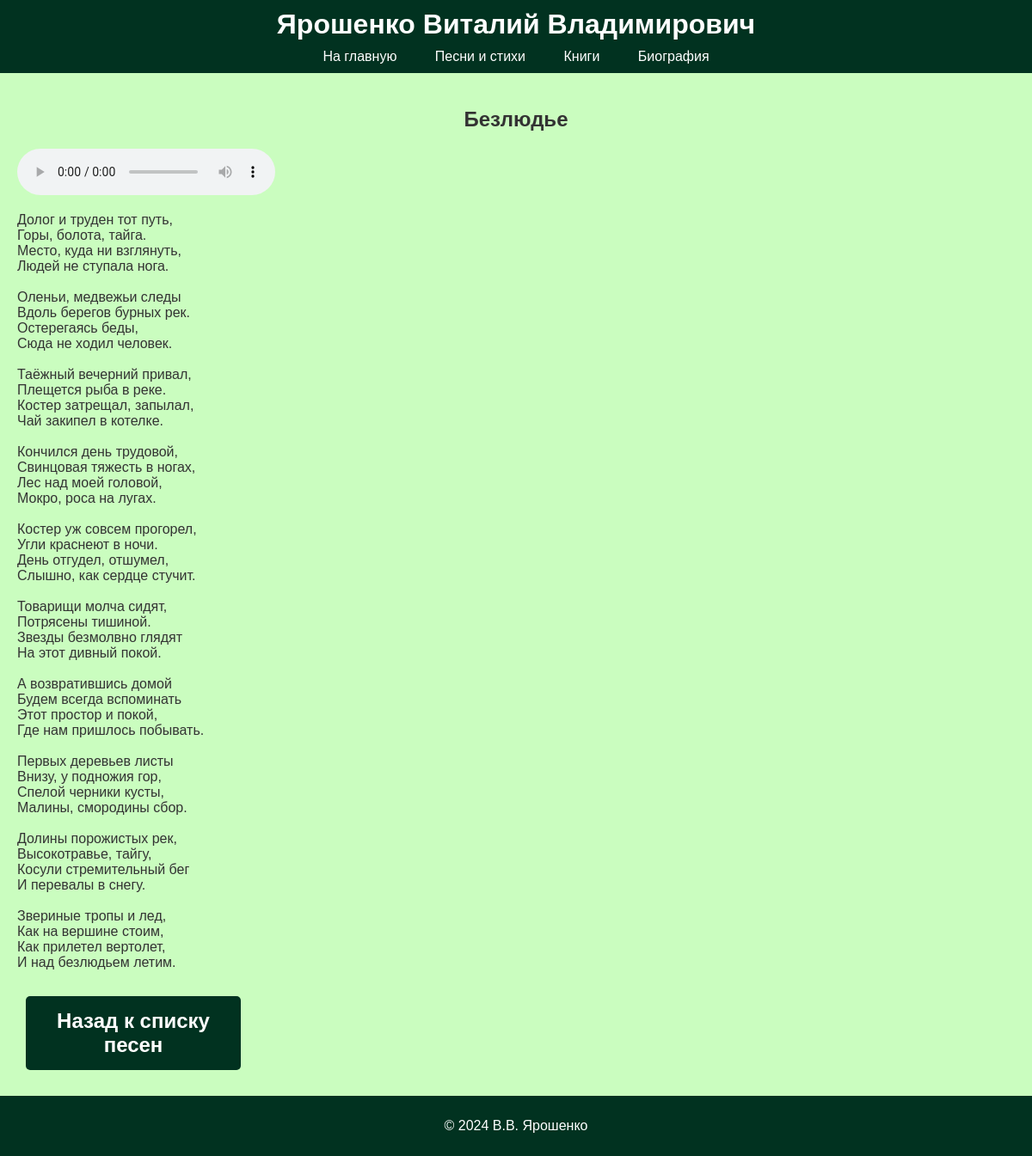
The page /songs/1/ on the database its author committed.
### songs/models.py (models this page shows, shortened)
class Song(models.Model):
    CATEGORY_CHOICES = [
        ('poem', 'Стихотворение'),
        ('song', 'Песня'),
        ('story', 'Рассказ'),
    ]
    title = models.CharField(max_length=200)
    category = models.CharField(max_length=10, choices=CATEGORY_CHOICES, default='poem')
    lyrics = models.TextField()
    audio_file = models.FileField(upload_to='songs/', blank=True, null=True)  # Сделали поле опциональным
    created_at = models.DateTimeField(auto_now_add=True)
    class Meta:
        ordering = ['title']  # Сортировка по алфавиту

### songs/views.py (the view)
# urls.py: path('<int:pk>/', views.song_detail, name='song_detail'),  # Детальная страница произведения
def song_detail(request, pk):
    song = get_object_or_404(Song, pk=pk)
    context = {
        'song': song,
        'category': song.category,  # Передаем категорию произведения
    }
    return render(request, 'songs/song_detail.html', context)

### songs/templates/songs/song_detail.html (shortened to what this page needs)
{% extends "base_generic.html" %}
{% block content %}
<h2 style="text-align: center;">{{ song.title }}</h2>
{% if song.audio_file %}
    <audio controls>
        <source src="{{ song.audio_file.url }}" type="audio/mpeg">
    </audio>
{% endif %}
<p>{{ song.lyrics|linebreaksbr }}</p>
<div style="margin-top: 20px;">
        {% if category == 'poem' %}
            <a href="{% url 'poems_list' %}" class="button">Назад к списку стихотворений</a>
        {% elif category == 'song' %}
            <a href="{% url 'songs_list' %}" class="button">Назад к списку песен</a>
        {% elif category == 'story' %}
            <a href="{% url 'stories_list' %}" class="button">Назад к списку рассказов</a>
        {% else %}
            <a href="{% url 'works_list' %}" class="button">Назад к списку произведений</a>
        {% endif %}
    </div>
{% endblock %}

### static/css/styles.css (style rules this page uses)
html, body { margin: 0; padding: 0; height: 100%; font-family: Arial, sans-serif; background-color: #CAFDBF; color: #333; }
.button { display: inline-block; padding: 15px 30px; margin: 10px; font-size: 1.5em; font-weight: bold; color: #fff; background-color: #013220; text-align: center; text-decoration: none; border-radius: 5px; transition: background-color 0.3s ease; width: 250px; box-sizing: border-box; }

### rows shown on the page
Song: title "Безлюдье", lyrics "Долог и труден тот путь, Горы, болота, тайга. Место, куда ни взглянуть, Людей не ступала нога. Оленьи, медвежьи следы Вдоль берегов бурных рек. Остерегаясь беды, Сюда не ходил человек. Таёжный вечерний привал, Плещется рыба в реке. Костер затрещал, запылал, Чай закипел в котелке. Кончился день трудовой, Свинцовая тяжесть в ногах, Лес над моей головой, Мокро, роса на лугах. Костер уж совсем прогорел, Угли краснеют в ночи. День отгудел, отшумел, Слышно, как сердце стучит. Товарищи молча сидят, Потрясены тишиной. Звезды безмолвно глядят На этот дивный покой. А возвратившись домой Будем всегда вспоминать Этот простор и покой, Где нам пришлось побывать. Первых деревьев листы Внизу, у подножия…"
